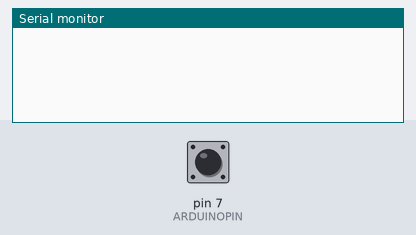
The sketch below on a simulated Arduino Mega 2560, built with avr-gcc and run on an emulated ATmega2560. Parts: the last lines printed to the serial monitor. The inputs (shaded band) are chosen by the test bench; at power-on: pin 7 (ARDUINOPIN) HIGH.

Above: at 1.2 s.
1.3 s: pin 7 (ARDUINOPIN) pulsed LOW 2 times (0.12 s each, 0.3 s apart)
At 2.9 s:
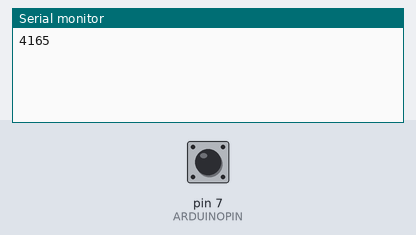
3.4 s: pin 7 (ARDUINOPIN) pulled LOW for 0.15 s
At 4.2 s:
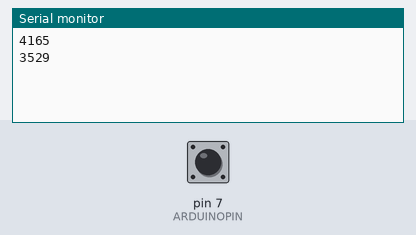
5.0 s: pin 7 (ARDUINOPIN) pulled LOW for 1 s
At 5.5 s:
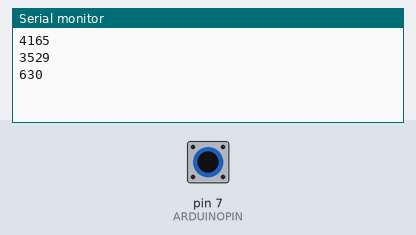
7.5 s: pin 7 (ARDUINOPIN) pulled LOW for 0.15 s
At 8.6 s:
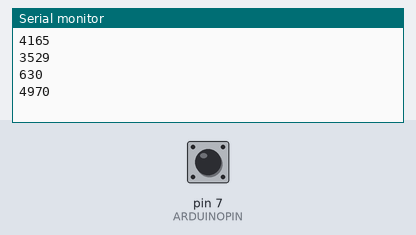
Timing chart, 0 to 10.1 s (numbered marks = the images above; inputs shaded):
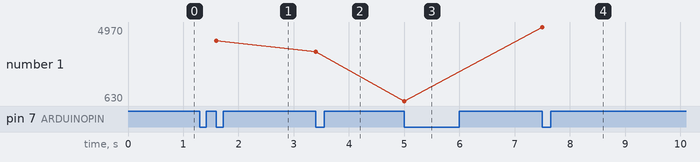

The sketch:

PCM1024_to_PWM.ino.ino
```cpp
// Extracted from GreyGnome and Ben Ripley:
// http://www.benripley.com/diy/arduino/three-ways-to-read-a-pwm-signal-with-arduino/
// EnableInterrupt Simple example sketch. Demonstrates operation on a single pin of your choice.
// See https://github.com/GreyGnome/EnableInterrupt and the README.md for more information.

#include <EnableInterrupt.h>

// Modify this at your leisure. Refer to https://github.com/GreyGnome/EnableInterrupt/wiki/Usage#Summary
#define ARDUINOPIN 7

//volatile uint16_t interruptCount=0;  // The count will go back to 0 after hitting 65535.
volatile uint16_t pwm_value = 0;        // ON time
volatile uint16_t prev_time = 0;
volatile uint32_t pwm_convert = 0;      // Duty cycle % equivalent
volatile uint16_t bias_chan3 = 940;     // bias from PCM1024 receiver for Channel 3

//void interruptFunction() {
//  interruptCount++;
//}

void rising(){
  enableInterrupt(ARDUINOPIN, falling, FALLING);
  prev_time = micros();
}

void falling(){
  enableInterrupt(ARDUINOPIN, rising, RISING);
  pwm_value = micros()-prev_time;
  //Serial.println(pwm_value);
  pwm_convert = pwm_value - bias_chan3;
  if (pwm_convert < 0){
    pwm_convert = 0;
  }
  pwm_convert = (pwm_convert*100)/1152;
  Serial.println(pwm_convert);
}

void setup() {
  Serial.begin(115200);
#ifdef MIGHTY1284
  DDRA=0x0;    DDRB=0x0;   DDRC=0x0;   DDRD=0x0; // set all pins as inputs
  PORTA=0xFF; PORTB=0xFF; PORTC=0xFF; PORTD=0xFF; // turn on all pullup resistors.
#else
  pinMode(ARDUINOPIN, INPUT_PULLUP);  // See http://arduino.cc/en/Tutorial/DigitalPins
#endif
  enableInterrupt(ARDUINOPIN, rising, RISING);
  //enableInterrupt(ARDUINOPIN, interruptFunction, CHANGE);
}

// In the loop we just display interruptCount. The value is updated by the interrupt routine.
void loop() {
  //Serial.println("---------------------------------------");
  delay(1000);
  //Serial.print("Pin was interrupted: ");
  //Serial.print(interruptCount, DEC);
  //Serial.println(" times so far.");
}

//////////////////////////////////////////////////////////////////////////////////////////
////////////////////////////////////// GORY DETAILS //////////////////////////////////////
// This has only been tested on an Arduino Duemilanove and Mega ADK.
// It is designed to work with the Arduino Duemilanove/Uno, Arduino Mega2560/ADK, the Arduino
// Leonardo, and the Arduino Due. Please let me know how you fare on the Leonardo or Due.

// To use:

// 1. You must be using a fairly recent version of the Arduino IDE software on your PC/Mac,
// that is, version 1.0.1 or later. Check Help->About Arduino in the IDE.

// 2. Wire a simple switch to any Analog or Digital pin (known as ARDUINOPIN, defined below)
// that supports interrupts. See https://github.com/GreyGnome/EnableInterrupt/wiki/Usage#Summary
// Attach the other end to a GND pin. A "single pole single throw momentary contact normally
// open" // pushbutton switch is best for the most interrupting fun.
// See https://www.sparkfun.com/products/97 and https://octopart.com/b3f-1000-omron-3117

// 3. When pressed, the switch will connect the pin to ground ("low", or "0") voltage, and interrupt the
// processor. See http://arduino.cc/en/Tutorial/DigitalPins

// 4. The interrupt is serviced immediately, and the ISR (Interrupt SubRoutine) modifies the value of
// the global variable interruptCount. Open Tools->Serial Monitor in the IDE to see the results of your
// interrupts.

// 5. Peruse the Examples directory for more elaborate examples.

// 6. Create your own sketch using the EnableInterrupt library!
```

Measured:
- after the input at 1.3 s, the serial monitor: prints a new line after 0.30 s (image 1)
- after the input at 3.4 s, the serial monitor: prints a new line at once (image 2)
- after the input at 5.0 s, the serial monitor: prints a new line at once (image 3)
- after the input at 7.5 s, the serial monitor: prints a new line at once (image 4)
- plotted number 1: 4165 → 3529 after the input at 3.4 s, 3529 → 630 after the input at 5.0 s, 630 → 4970 after the input at 7.5 s
